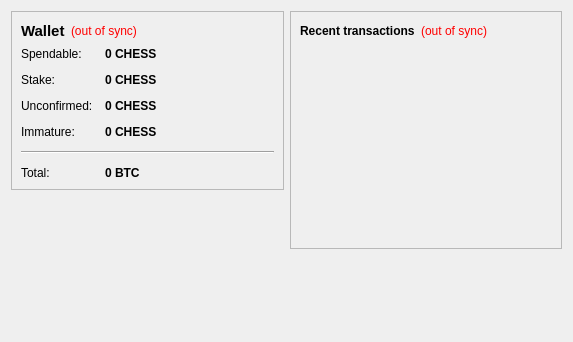
<?xml version="1.0" encoding="UTF-8"?>
<ui version="4.0">
 <class>OverviewPage</class>
 <widget class="QWidget" name="OverviewPage">
  <property name="geometry">
   <rect>
    <x>0</x>
    <y>0</y>
    <width>573</width>
    <height>342</height>
   </rect>
  </property>
  <property name="windowTitle">
   <string>Form</string>
  </property>
  <layout class="QHBoxLayout" name="horizontalLayout" stretch="1,1">
   <item>
    <layout class="QVBoxLayout" name="verticalLayout_2">
     <item>
      <widget class="QFrame" name="frame">
       <property name="frameShape">
        <enum>QFrame::StyledPanel</enum>
       </property>
       <property name="frameShadow">
        <enum>QFrame::Raised</enum>
       </property>
       <layout class="QVBoxLayout" name="verticalLayout_4">
        <item>
         <layout class="QHBoxLayout" name="horizontalLayout_4">
          <item>
           <widget class="QLabel" name="label_5">
            <property name="font">
             <font>
              <pointsize>11</pointsize>
              <weight>75</weight>
              <bold>true</bold>
             </font>
            </property>
            <property name="text">
             <string>Wallet</string>
            </property>
           </widget>
          </item>
          <item>
           <widget class="QLabel" name="labelWalletStatus">
            <property name="toolTip">
             <string>The displayed information may be out of date. Your wallet automatically synchronizes with the ChessCoin network after a connection is established, but this process has not completed yet.</string>
            </property>
            <property name="styleSheet">
             <string notr="true">QLabel { color: red; }</string>
            </property>
            <property name="text">
             <string notr="true">(out of sync)</string>
            </property>
            <property name="alignment">
             <set>Qt::AlignLeading|Qt::AlignLeft|Qt::AlignVCenter</set>
            </property>
           </widget>
          </item>
          <item>
           <spacer name="horizontalSpacer_2">
            <property name="orientation">
             <enum>Qt::Horizontal</enum>
            </property>
            <property name="sizeHint" stdset="0">
             <size>
              <width>40</width>
              <height>20</height>
             </size>
            </property>
           </spacer>
          </item>
         </layout>
        </item>
        <item>
         <layout class="QFormLayout" name="formLayout_2">
          <property name="fieldGrowthPolicy">
           <enum>QFormLayout::AllNonFixedFieldsGrow</enum>
          </property>
          <property name="horizontalSpacing">
           <number>12</number>
          </property>
          <property name="verticalSpacing">
           <number>12</number>
          </property>
          <item row="0" column="0">
           <widget class="QLabel" name="label">
            <property name="text">
             <string>Spendable:</string>
            </property>
           </widget>
          </item>
          <item row="0" column="1">
           <widget class="QLabel" name="labelBalance">
            <property name="font">
             <font>
              <weight>75</weight>
              <bold>true</bold>
             </font>
            </property>
            <property name="cursor">
             <cursorShape>IBeamCursor</cursorShape>
            </property>
            <property name="toolTip">
             <string>Your current spendable balance</string>
            </property>
            <property name="text">
             <string notr="true">0 CHESS</string>
            </property>
            <property name="textInteractionFlags">
             <set>Qt::LinksAccessibleByMouse|Qt::TextSelectableByKeyboard|Qt::TextSelectableByMouse</set>
            </property>
           </widget>
          </item>
          <item row="1" column="0">
           <widget class="QLabel" name="label_6">
            <property name="text">
             <string>Stake:</string>
            </property>
           </widget>
          </item>
          <item row="1" column="1">
           <widget class="QLabel" name="labelStake">
            <property name="font">
             <font>
              <weight>75</weight>
              <bold>true</bold>
             </font>
            </property>
            <property name="cursor">
             <cursorShape>IBeamCursor</cursorShape>
            </property>
            <property name="toolTip">
             <string>Total of coins that was staked, and do not yet count toward the current balance</string>
            </property>
            <property name="text">
             <string notr="true">0 CHESS</string>
            </property>
            <property name="textInteractionFlags">
             <set>Qt::LinksAccessibleByMouse|Qt::TextSelectableByKeyboard|Qt::TextSelectableByMouse</set>
            </property>
           </widget>
          </item>
          <item row="2" column="0">
           <widget class="QLabel" name="label_3">
            <property name="text">
             <string>Unconfirmed:</string>
            </property>
           </widget>
          </item>
          <item row="2" column="1">
           <widget class="QLabel" name="labelUnconfirmed">
            <property name="font">
             <font>
              <weight>75</weight>
              <bold>true</bold>
             </font>
            </property>
            <property name="cursor">
             <cursorShape>IBeamCursor</cursorShape>
            </property>
            <property name="toolTip">
             <string>Total of transactions that have yet to be confirmed, and do not yet count toward the current balance</string>
            </property>
            <property name="text">
             <string notr="true">0 CHESS</string>
            </property>
            <property name="textInteractionFlags">
             <set>Qt::LinksAccessibleByMouse|Qt::TextSelectableByKeyboard|Qt::TextSelectableByMouse</set>
            </property>
           </widget>
          </item>
          <item row="3" column="0">
           <widget class="QLabel" name="labelImmatureText">
            <property name="text">
             <string>Immature:</string>
            </property>
           </widget>
          </item>
          <item row="3" column="1">
           <widget class="QLabel" name="labelImmature">
            <property name="font">
             <font>
              <weight>75</weight>
              <bold>true</bold>
             </font>
            </property>
            <property name="toolTip">
             <string>Mined balance that has not yet matured</string>
            </property>
            <property name="text">
             <string notr="true">0 CHESS</string>
            </property>
            <property name="textInteractionFlags">
             <set>Qt::LinksAccessibleByMouse|Qt::TextSelectableByKeyboard|Qt::TextSelectableByMouse</set>
            </property>
           </widget>
          </item>
          <item row="4" column="0" colspan="2">
           <widget class="Line" name="line">
            <property name="orientation">
             <enum>Qt::Horizontal</enum>
            </property>
           </widget>
          </item>
          <item row="5" column="0">
           <widget class="QLabel" name="labelTotalText">
            <property name="text">
             <string>Total:</string>
            </property>
           </widget>
          </item>
          <item row="5" column="1">
           <widget class="QLabel" name="labelTotal">
            <property name="font">
             <font>
              <weight>75</weight>
              <bold>true</bold>
             </font>
            </property>
            <property name="cursor">
             <cursorShape>IBeamCursor</cursorShape>
            </property>
            <property name="toolTip">
             <string>Your current total balance</string>
            </property>
            <property name="text">
             <string notr="true">0 BTC</string>
            </property>
            <property name="textInteractionFlags">
             <set>Qt::LinksAccessibleByMouse|Qt::TextSelectableByKeyboard|Qt::TextSelectableByMouse</set>
            </property>
           </widget>
          </item>
         </layout>
        </item>
       </layout>
      </widget>
     </item>
     <item>
      <spacer name="verticalSpacer">
       <property name="orientation">
        <enum>Qt::Vertical</enum>
       </property>
       <property name="sizeHint" stdset="0">
        <size>
         <width>20</width>
         <height>40</height>
        </size>
       </property>
      </spacer>
     </item>
    </layout>
   </item>
   <item>
    <layout class="QVBoxLayout" name="verticalLayout_3">
     <item>
      <widget class="QFrame" name="frame_2">
       <property name="frameShape">
        <enum>QFrame::StyledPanel</enum>
       </property>
       <property name="frameShadow">
        <enum>QFrame::Raised</enum>
       </property>
       <layout class="QVBoxLayout" name="verticalLayout">
        <item>
         <layout class="QHBoxLayout" name="horizontalLayout_2">
          <item>
           <widget class="QLabel" name="label_4">
            <property name="text">
             <string>&lt;b&gt;Recent transactions&lt;/b&gt;</string>
            </property>
           </widget>
          </item>
          <item>
           <widget class="QLabel" name="labelTransactionsStatus">
            <property name="toolTip">
             <string>The displayed information may be out of date. Your wallet automatically synchronizes with the ChessCoin network after a connection is established, but this process has not completed yet.</string>
            </property>
            <property name="styleSheet">
             <string notr="true">QLabel { color: red; }</string>
            </property>
            <property name="text">
             <string notr="true">(out of sync)</string>
            </property>
            <property name="alignment">
             <set>Qt::AlignRight|Qt::AlignTrailing|Qt::AlignVCenter</set>
            </property>
           </widget>
          </item>
          <item>
           <spacer name="horizontalSpacer">
            <property name="orientation">
             <enum>Qt::Horizontal</enum>
            </property>
            <property name="sizeHint" stdset="0">
             <size>
              <width>40</width>
              <height>20</height>
             </size>
            </property>
           </spacer>
          </item>
         </layout>
        </item>
        <item>
         <widget class="QListView" name="listTransactions">
          <property name="styleSheet">
           <string notr="true">QListView { background: transparent; }</string>
          </property>
          <property name="frameShape">
           <enum>QFrame::NoFrame</enum>
          </property>
          <property name="verticalScrollBarPolicy">
           <enum>Qt::ScrollBarAlwaysOff</enum>
          </property>
          <property name="horizontalScrollBarPolicy">
           <enum>Qt::ScrollBarAlwaysOff</enum>
          </property>
          <property name="selectionMode">
           <enum>QAbstractItemView::NoSelection</enum>
          </property>
         </widget>
        </item>
       </layout>
      </widget>
     </item>
     <item>
      <spacer name="verticalSpacer_2">
       <property name="orientation">
        <enum>Qt::Vertical</enum>
       </property>
       <property name="sizeHint" stdset="0">
        <size>
         <width>20</width>
         <height>40</height>
        </size>
       </property>
      </spacer>
     </item>
    </layout>
   </item>
  </layout>
 </widget>
 <resources/>
 <connections/>
</ui>
